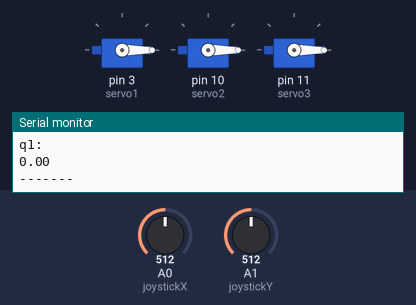
Recording of a sketch running on a simulated Arduino Uno, built with avr-gcc and run on an emulated ATmega328P. Parts: 3 × servo, the last lines printed to the serial monitor. The inputs (shaded band) are chosen by the test bench; at power-on: A0 (joystickX) = 512, A1 (joystickY) = 512.

Above: at 2.8 s.
2.9 s: A0 (joystickX) set to 458
5.6 s: A0 (joystickX) set to 434
At 7.1 s:
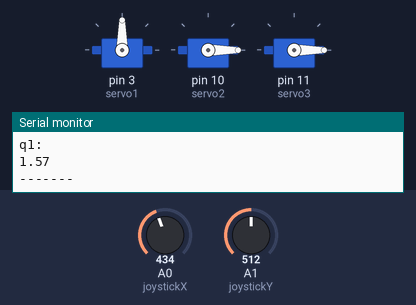
8.3 s: A1 (joystickY) set to 462
11.2 s: A1 (joystickY) set to 432
At 13.2 s:
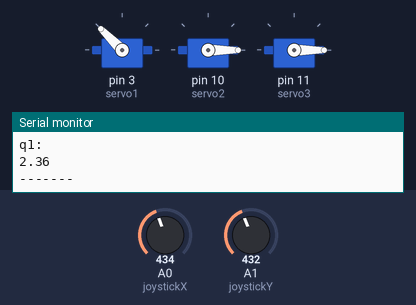
13.9 s: A1 (joystickY) set to 394
16.6 s: A1 (joystickY) set to 373
At 19.3 s:
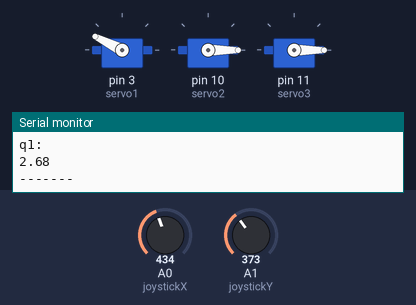
Timing chart, 0 to 20.5 s (numbered marks = the images above; inputs shaded):
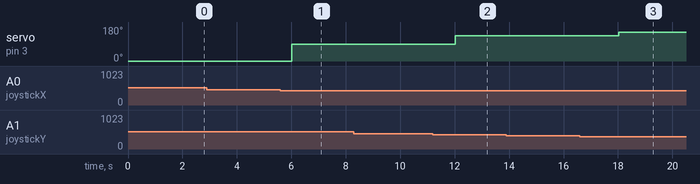

The sketch:

Arduino_robot_code.ino
```cpp
#include <Servo.h>
#include <math.h>

Servo servo1;
Servo servo2;
Servo servo3;

//pini joystick
int joystickX=0;
int joystickY=1;

//valori de intrare de la joystick
int valJoyX;
int valJoyY;

double Px, Py, Pz;
double q1, q2, q3;
double cosq1;
double pi = 3.14;

void setup() {
  Serial.begin(9600);
  servo1.attach(3);
  servo2.attach(10);
  servo3.attach(11);
}

void loop() {
  //citire valori servo
  valJoyX=analogRead(joystickX);
  valJoyY=analogRead(joystickY);
  Serial.println(valJoyX);
  Serial.println(valJoyY);
//  if(valJoyY<512)
//    valJoyY=512;

//  Px=map(valJoyX, 0, 1023, -0.08, 0.08);
//  Py=map(valJoyY, 1023, 512, 0.00001, 0.08);
  Px= ((valJoyX-512)* 8/512) ;
  Py= ((valJoyY -512) * (8/512));
  Py=((valJoyY -512)*8)/512;
  Serial.println("Px:");
  Serial.print(Px);
  Serial.println(" ");
  Serial.println("Py:");
  Serial.print(Py);
  Serial.println(" ");
  Pz=0.139; //constanta, 14cm

  q1=-atan2(Px,Py);
  Serial.println("q1:");
  Serial.print(q1);
  Serial.println(" ");
  cosq1=1/( sqrt( pow(Px/Py, 2) + 1 ) ) + 0.001;
//  Serial.println("cosq1:");
//  Serial.print(cosq1);
//  Serial.println(" ");


  double Q2;
  Q2=( (pow(Pz/2-0.07,2) - 3*Py/cosq1 + pow(Py/(2*cosq1),2)) / (3*(Pz-0.14)) );
//  Serial.println("Q2:");
//  Serial.print(Q2);
//  Serial.println(" ");


  q2=asin(Q2);
//  Serial.println("q2:");
//  Serial.print(q2);
//  Serial.println(" ");
  double aux3;
  aux3=Pz/2-0.07-3*Q2;
//  Serial.println("aux3:");
//  Serial.print(aux3);
//  Serial.println(" ");

  q3=asin(aux3)-q2;
//  Serial.println("q3:");
//  Serial.print(q3);
//  Serial.println(" ");

  q1=q1*180/pi;
  q2=q2*180/pi;
  q3=q3*180/pi;

  servo1.write(q1);
  servo2.write(q2);
  servo3.write(q3);

//  Serial.print(q1);
//  Serial.print(q2);
//  Serial.print(q3);


  Serial.println("-------");

  delay(2000);

}
```

Measured:
- the behaviour switches between 449 and 448 on A0 (joystickX) (found by bisection; images 0 and 1)
- the behaviour switches between 449 and 448 on A1 (joystickY) (found by bisection; images 1 and 2)
- the behaviour switches between 385 and 384 on A1 (joystickY) (found by bisection; images 2 and 3)
- after the input at 5.6 s, servo on pin 3 (servo1): 0° → 90° after 0.41 s
- after the input at 11.2 s, servo on pin 3 (servo1): 90° → 135° after 0.82 s
- after the input at 16.6 s, servo on pin 3 (servo1): 135° → 153° after 1.4 s
